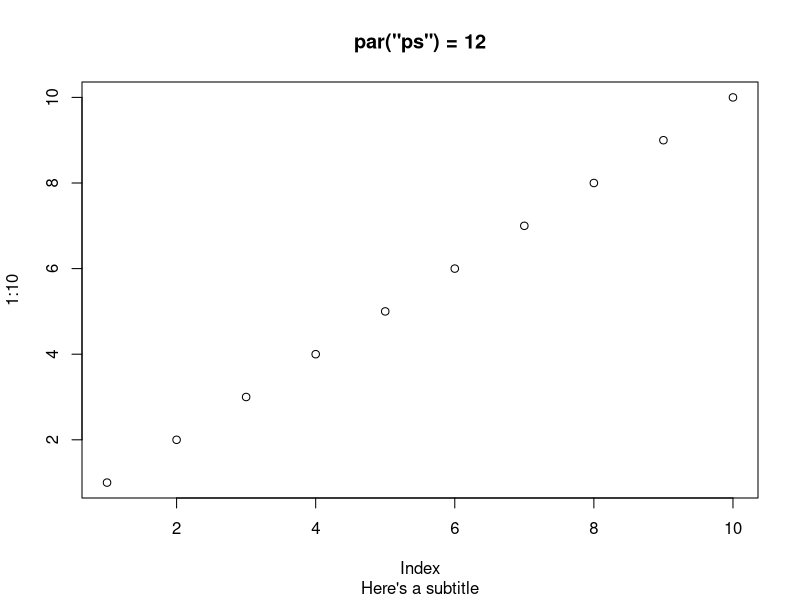
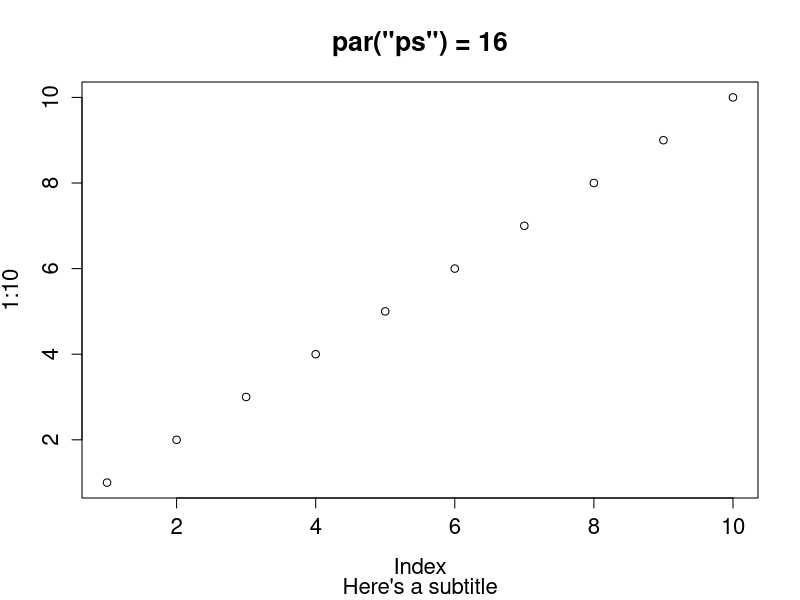
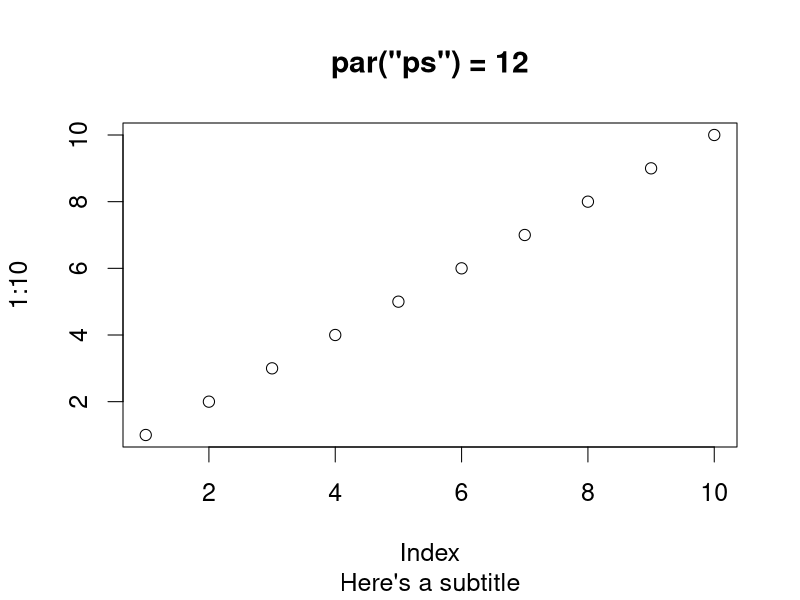
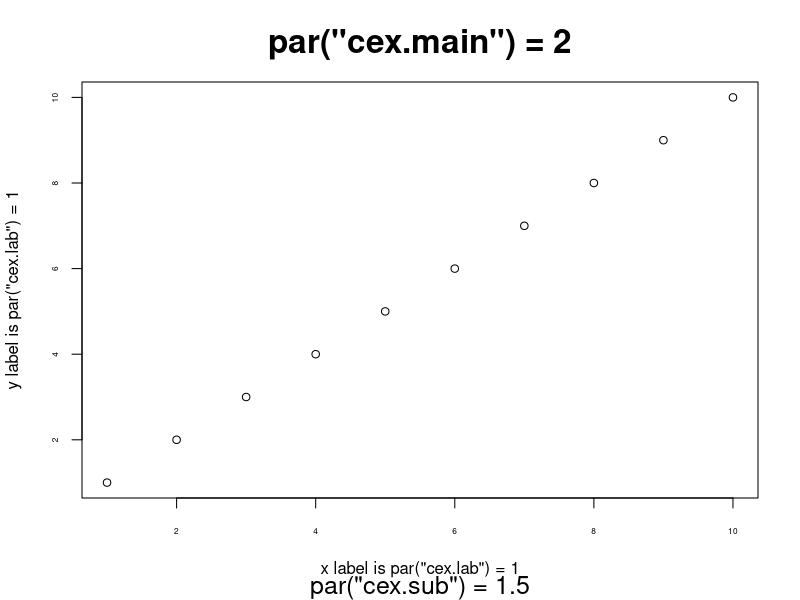
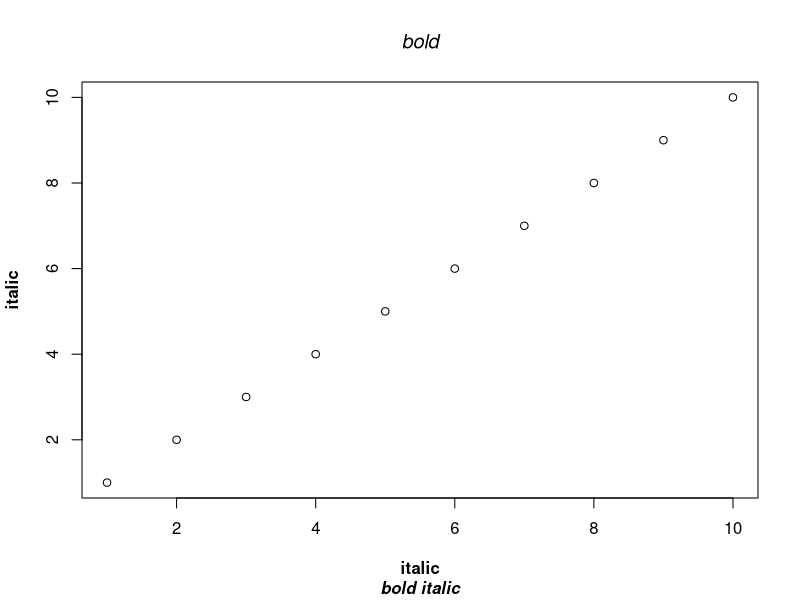
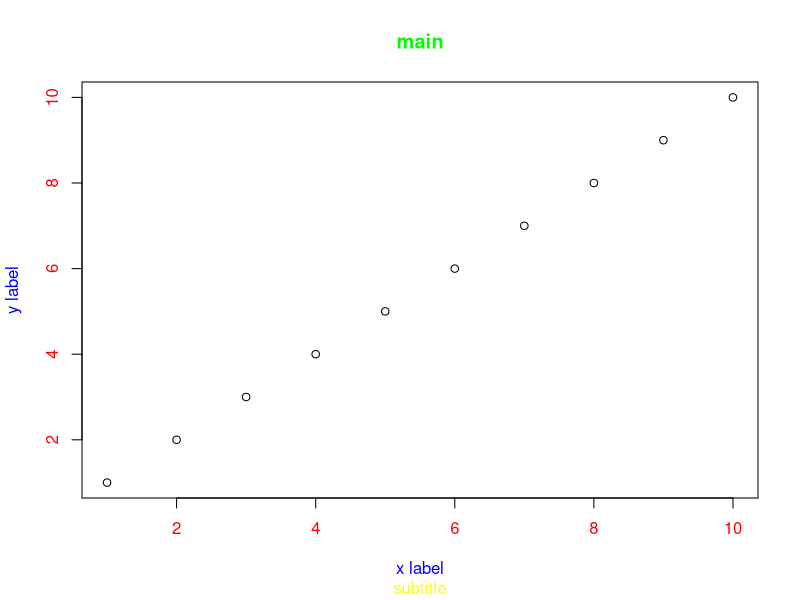
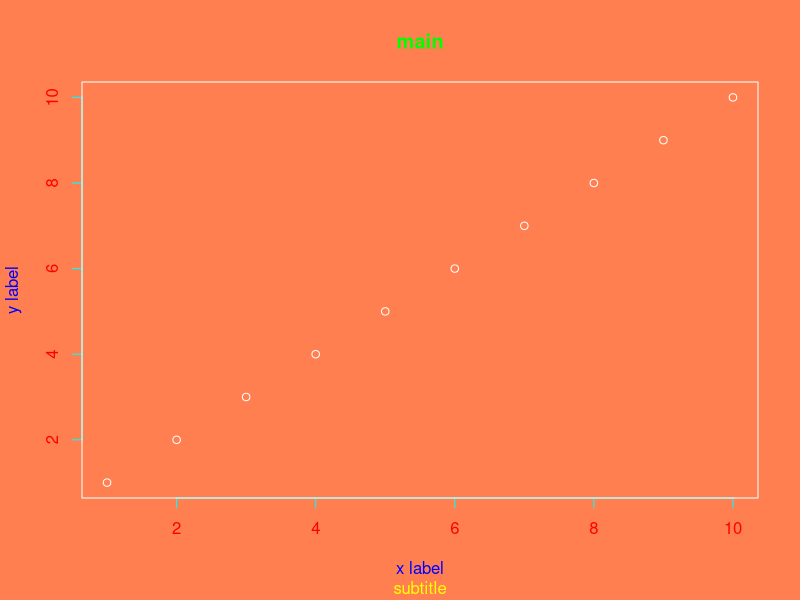

Write R code to recreate these figures, in order.
# par - short for Graphical Parameters
# set or get values controlling the look of graphics and plots
# There is a LOT of things going on - so breaking it up into three sessions

# I've included a file that exercises most of the par() options.
# use it as reference

# need to save current status of par
oldParValues <- par(no.readonly = TRUE)

# first - here's a simple plot we'll use for an example

plot(1:10,main = paste('par("ps") =',par("ps")),
     sub = "Here's a subtitle"
     )

# let's start with the easy controls: font, size, color

# font size
data.frame("units" = c("points","inches","inches","pixels","user coordinates"),
                        "one value" = c(par("ps")," "," "," ","   "),
                        "width" = c(" ",par("cin")[1]," ",par("cra")[1],par("cxy")[1]),
                        "height" = c(" ",par("cin")[2],par("csi"),par("cra")[2],par("cxy")[2]),
                        row.names = c("ps","cin","csi","cra","cxy")
)

# this can be changed - but nothing else changes
par(ps = 16) # point size 1/72 inch
plot(1:10,main = paste('par("ps") =',par("ps")),
     sub = "Here's a subtitle"
)
# but other sizes don't change
data.frame("units" = c("points","inches","inches","pixels","user coordinates"),
           "one value" = c(par("ps")," "," "," ","   "),
           "width" = c(" ",par("cin")[1]," ",par("cra")[1],par("cxy")[1]),
           "height" = c(" ",par("cin")[2],par("csi"),par("cra")[2],par("cxy")[2]),
           row.names = c("ps","cin","csi","cra","cxy")
)

# these are read only
par(cin = c(15,20)) # width & height in inches
par(csi = c(15)) # height in inches
par(cra = c(15,20)) # width & height in pixels
par(cxy = c(15,20)) # width & height in user coordinates
# so for now - just ignore them

par(oldParValues) # reset par

# cex is Character Expansion - aka font size
par("cex") # defaults to 1
par(cex = 1.5)
plot(1:10,main = paste('par("ps") =',par("ps")),
     sub = "Here's a subtitle"
)

# four different areas to control
par(cex = 1, cex.axis = .5, cex.lab = 1, cex.main = 2, cex.sub = 1.5)
plot(1:10,
     xlab = paste('x label is par("cex.lab") =',par("cex.lab")),
     ylab = paste('y label is par("cex.lab") =',par("cex.lab")),
     main = paste('par("cex.main") =',par("cex.main")),
     sub = paste('par("cex.sub") =',par("cex.sub"))
)

par(oldParValues) # reset par

# character size, font, and color include axis, lab, main, and sub

# Here's font examples
par(font.axis = 1, font.lab = 2, font.main = 3, font.sub = 4)
plot(1:10,
     xlab = "italic",
     ylab = "italic",
     main = "bold",
     sub = "bold italic"
)
# 1 = plain (the default), 2 = bold, 3 = italic. 4 = bold italic, 5 = symbol

par(oldParValues) # reset par

# Here's color examples
par(col.axis = "red", col.lab = "blue", col.main = "green", col.sub = "yellow")
plot(1:10,
     xlab = "x label",
     ylab = "y label",
     main = "main",
     sub = "subtitle"
)
# see the previous R weekly sessions that talk about choosing colors
# but as a quick view
colors()

# by the way, there are other color commands
par(bg = "coral", fg = "cyan" , col = "white")
plot(1:10,
     xlab = "x label",
     ylab = "y label",
     main = "main",
     sub = "subtitle"
)
